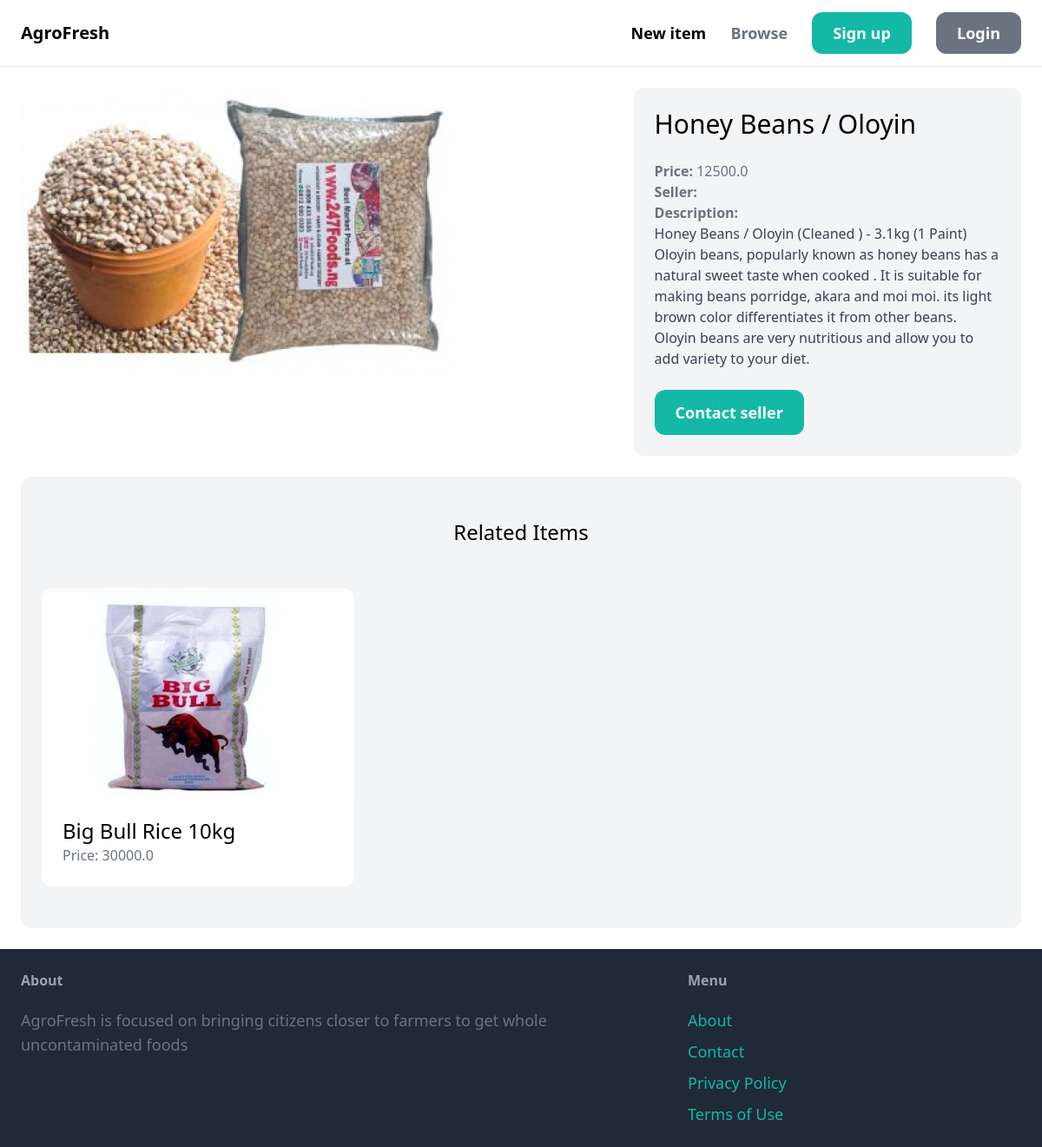
/items/1/, run on an earlier commit of the app's database.
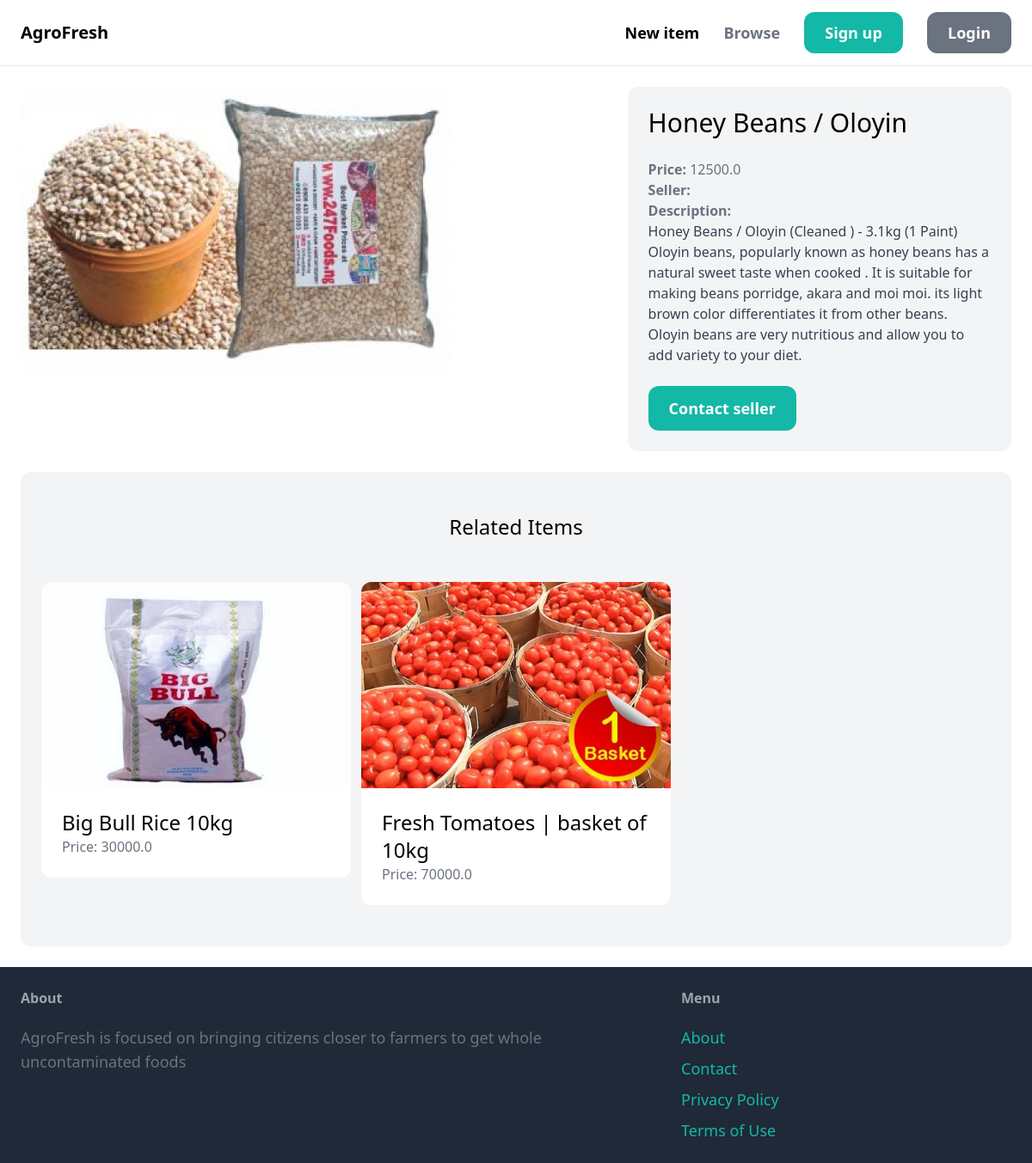
And on a later commit of the database.
### item/models.py (models this page shows, shortened)
class Item(models.Model):
    category = models.ForeignKey(Category, related_name='items', on_delete=models.CASCADE)
    name = models.CharField(max_length=255)
    description = models.TextField(blank=True, null=True)
    price = models.FloatField()
    image = models.ImageField(upload_to='item_images', blank=True, null=True)
    is_sold = models.BooleanField(default=False)
    created_by = models.ForeignKey(User, related_name='items', on_delete=models.CASCADE)
    created_at = models.DateTimeField(auto_now_add=True)

### item/views.py (the view)
# urls.py: path('<int:pk>/', views.detail, name='detail'),
def detail(request, pk):
    item = get_object_or_404(Item, pk=pk)
    related_items = Item.objects.filter(category=item.category, is_sold=False).exclude(pk=pk)[0:3]
    return render(request, 'item/detail.html', {
        'item': item,
        'related_items': related_items
        })

### item/templates/item/detail.html (shortened to what this page needs)
{% extends 'core/base.html' %}
{% block content %}
<div class="grid grid-cols-5 gap-6">
	<div class="col-span-3">
		<img src="{{ item.image.url }}" class="rounded-xl">
	</div>
	<div class="col-span-2 p-6 bg-gray-100 rounded-xl">
		<h1 class="mb-6 text-3xl">{{item.name}}</h1>
		<p class="text-gray-500"><strong>Price: </strong>{{ item.price }}</p>
		<p class="text-gray-500"><strong>Seller: </strong>{{ item.created.bu.username }}</p>
		{% if item.description %}
		<p class="text-gray-700">
		<strong class="text-gray-500">Description:</strong><br>{{ item.description }}
		</p>
		{% endif %}
		<a href="#" class="inline-block mt-6 px-6 py-3 text-lg font-semibold bg-teal-500 text-white rounded-xl hover:bg-teal-700">Contact seller</a>
	</div>
</div>
<div class="mt-6 px-6 py-12 bg-gray-100 rounded-xl">
        <h2 class="mb-12 text-2xl text-center">Related Items</h2>
        <div class="grid grid-cols-3 gap-3">
                {% for item in related_items %}
                <div>
                        <a href="{% url 'item:detail' item.id %}">
                                <div>
                                        <img src="{{ item.image.url }}" class="rounded-t-xl">
                                </div>
                                <div class="p-6 bg-white rounded-b-xl">
                                        <h2 class="text-2xl">{{ item.name }}</h2>
                                        <p class="text-gray-500">Price: {{ item.price }}</p>
                                </div>
                        </a>
                </div>
                {% endfor %}
        </div>
</div>
{% endblock %}

What changed in the data, as far as the page shows it:
added Item: image (picture), name "Fresh Tomatoes | basket of 10kg", price "70000.0"
